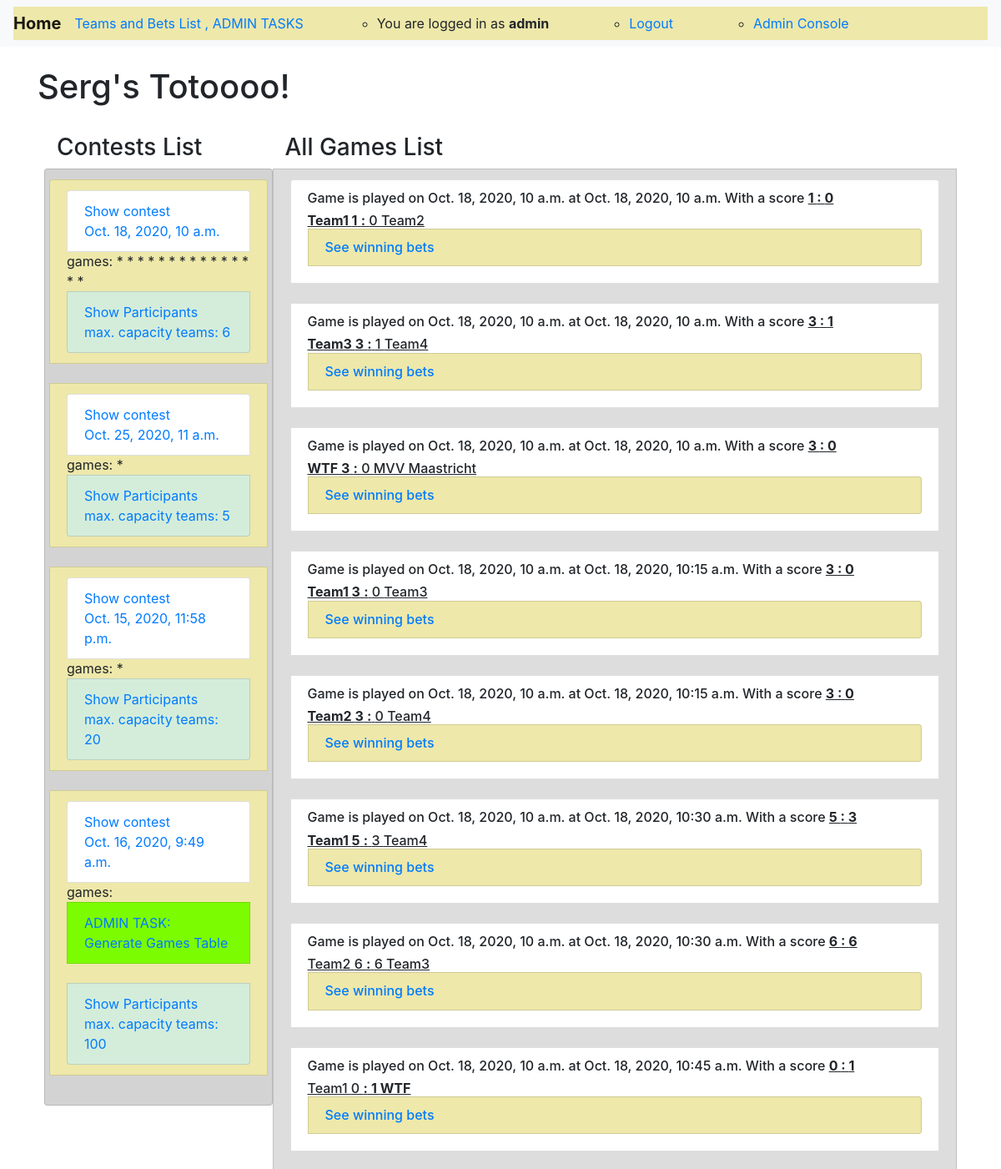
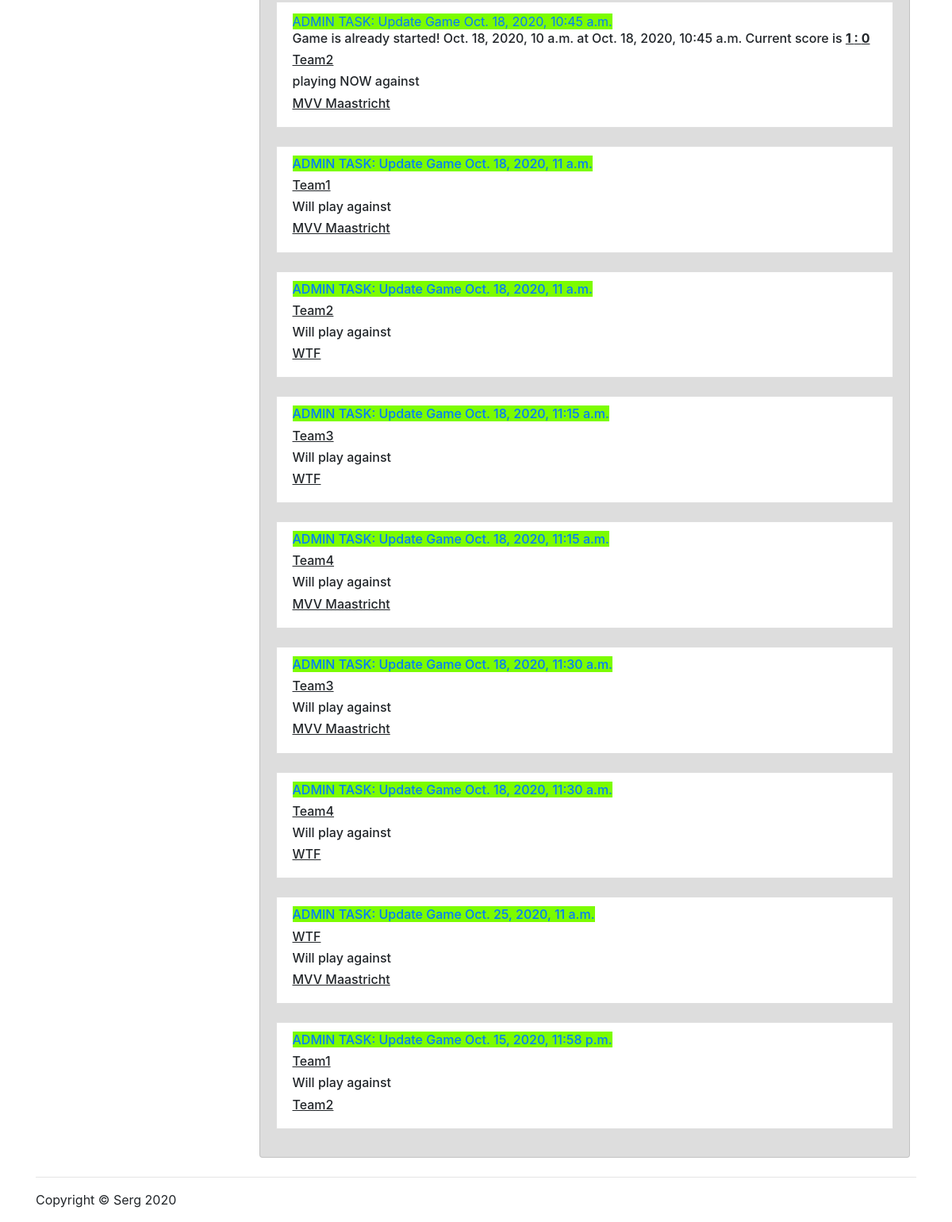
/ (signed in), run on the app's committed database (2 pictures, top to bottom).
### sergtoto/models.py (models this page shows, shortened)
class MyUser(AbstractBaseUser):
    username = models.CharField(verbose_name='username', max_length=100, unique=True, )
    email = models.EmailField()
    is_active = models.BooleanField(default=True)
    is_admin = models.BooleanField(default=False)
    is_employee = models.BooleanField(default=False)
    objects = MyUserManager()
    USERNAME_FIELD = 'username'
    REQUIRED_FIELDS = ['email']

class Contest(models.Model):
    contest_start_date = models.DateTimeField(blank=True)
    contest_started = models.BooleanField(default=False)
    contest_completed = models.BooleanField(default=False)
    slug = models.SlugField(max_length=32, unique=True, editable=True)
    game_length = models.IntegerField(default=10)
    pause_length = models.IntegerField(default=5)
    max_teams = models.IntegerField(default=20)
    games_sheduled = models.BooleanField(default=False)

class Game(models.Model):
    contest = models.ForeignKey(Contest, on_delete=models.CASCADE)
    team_a = models.ForeignKey(Team, related_name='name_a', on_delete=models.CASCADE)
    team_b = models.ForeignKey(Team, related_name='name_b', on_delete=models.CASCADE)
    score_team_a = models.IntegerField(default=0)
    score_team_b = models.IntegerField(default=0)
    game_is_started = models.BooleanField(default=False)
    game_is_played = models.BooleanField(default=False)
    slug = models.SlugField(max_length=32, unique=True, editable=True)
    game_date_time = models.DateTimeField(default=timezone.now(), blank=False)

class Team(models.Model):
    name = models.CharField(verbose_name='team_name', max_length=30, unique=True, )
    description = models.TextField()
    added_by = models.ForeignKey(MyUser, on_delete=models.CASCADE)
    slug = models.SlugField(blank=True)
    selected_for_contest = models.BooleanField(default=False, blank=True)
    def __str__(self):
        return self.name

### sergtoto/views.py (the view)
# urls.py: path('', home_view, name='home'),
def home_view(request):
    contests = Contest.objects.all()
    games = Game.objects.all()
    context = {
        'contests': contests,
        'games': games,
    }
    return render(request, 'home.html', context)

### sergtoto/templates/home.html (shortened to what this page needs)
{% extends 'base.html' %}
{% load static %}
{% load crispy_forms_tags %}
{% block content %}
    {% if user.is_authenticated %}
        <h1 class="my-4">Serg's Totoooo!</h1>
        <div class="container d-flex p-2">
            <div class="col-lg-3">
                <h3>Contests List</h3>
                <div class="list-group">
                    <div class="row list-group-item" style="background-color:lightgrey;">
                        {% for contest in contests %}
                            <div class="row list-group-item " style="background-color:palegoldenrod;">
                                <a href="{% url 'contest_games' contest.slug %}" class="list-group-item"> Show contest
                                    <br> {{ contest.contest_start_date }}
                                    <br></a>
                                games:
                                {% for game in games %}
                                    {% if game.contest_id == contest.id %}
                                        *
                                    {% endif %}
                                {% endfor %}
                                {% if user.is_admin and not contest.games_sheduled %}
                                    <a href="{% url 'games' contest.slug %}" class="list-group-item" method="post"
                                       style="background-color: lawngreen">
                                        ADMIN TASK:
                                        <br>
                                        Generate Games Table</a>
                                {% endif %}
                                <br>
                                <a href="{% url 'contest_participants' contest.slug %}" class="list-group-item"
                                   method="post" style="background-color:#d4edda">
                                    Show Participants <br> max. capacity teams: {{ contest.max_teams }}</a>
                            </div>
                            <br>
                        {% endfor %}
                    </div>
                </div>
            </div>
            <div class="col-lg-9">
                <h3>All Games List</h3>
                <div class="row list-group-item" style="background-color:#dddddd;">
                    {% for game in  games %}
                        <div class="list-group-item">
                            <div class="list-group-horizontal">
                                {% if game.game_is_played %}
                                    <h6> Game is played on {{ game.contest.contest_start_date }}
                                        at {{ game.game_date_time }}
                                        With a score
                                        <b><u>{{ game.score_team_a }} : {{ game.score_team_b }}</u></b></h6>
                                    <h6>
                                        <u>{% if game.score_team_a > game.score_team_b %}<b>{% endif %}
                                            {{ game.team_a }} {{ game.score_team_a }}</b>
                                            <b> :</b>
                                            {% if game.score_team_b > game.score_team_a %}<b>{% endif %}
                                            {{ game.score_team_b }} {{ game.team_b }}</u></b>
                                        <a href="{% url 'bets_winners' game.slug %}" class="list-group-item"
                                           method="post"
                                           style="background-color: palegoldenrod">
                                            See winning bets</a>
                                    </h6>
                                {% elif game.game_is_started %}
                                    {% if user.is_admin %}
                                        <a href="{% url 'update_game' game.slug %}" style="background-color: lawngreen">
                                            ADMIN TASK: Update Game
                                            {{ game.game_date_time }}</a>
                                    {% endif %}
                                    <h6> Game is already started! {{ game.contest.contest_start_date }}
                                        at {{ game.game_date_time }}
                                        Current score is
                                        <b><u>{{ game.score_team_a }} : {{ game.score_team_b }}</u></b></h6>
                                    <h6>
                                        <u>{{ game.team_a }}</u>
                                    </h6>
                                    <h6>playing NOW against</h6>
                                    <h6>
                                        <u>{{ game.team_b }}</u>
                                    </h6>
                                {% elif game.game_is_started is not True %}
                                    <h6>
                                        {% if user.is_admin %}
                                            <a href="{% url 'update_game' game.slug %}"
                                               style="background-color: lawngreen">
                                                ADMIN TASK: Update Game
                                                {{ game.game_date_time }}</a>
                                        {% endif %}
                                        <br>
                                    </h6>
                                    <h6>
                                        <u>{{ game.team_a }}</u>
                                    </h6>
                                    <h6>
                                        Will play against
                                    </h6>
                                    <h6>
                                        <u>{{ game.team_b }}</u>
                                    </h6>
                                {% endif %}
                            </div>
                        </div>
                        <br>
                    {% endfor %}
                </div>
            </div>
        </div>
    {% endif %}
{% endblock content %}

### sergtoto/templates/base.html (shortened to what this page needs)
{% load static %}
<!DOCTYPE html>
<html lang="en">
<head>
    <link rel="stylesheet" href="https://stackpath.bootstrapcdn.com/bootstrap/4.2.1/css/bootstrap.min.css"
>
    <link href="https://stackpath.bootstrapcdn.com/font-awesome/4.7.0/css/font-awesome.min.css" rel="stylesheet"
>
    <link rel="stylesheet"
          href="https://cdnjs.cloudflare.com/ajax/libs/tempusdominus-bootstrap-4/5.1.2/css/tempusdominus-bootstrap-4.min.css"
/>
</head>
<body>
<nav class="navbar navbar-expand-lg navbar-light bg-light">
    <div class="collapse navbar-collapse" style="background-color:palegoldenrod;">
        <div class="navbar-header">
            <a class="navbar-brand" href="/"><strong>Home</strong></a>
        </div>
        {% if user.is_authenticated %}
            <div class="caret collapse navbar-collapse">
            <ul class="nav navbar-nav">
                <li>
                    <div class="dropdown">
                        <a href="#" data-toggle="dropdown" role="button">
                            Teams and Bets List
                            {% if user.is_admin %}
                                , ADMIN TASKS
                            {% endif %}
                        </a>
                    </div>
                </li>
                <ul class="form-inline my-2 my-lg-0 m-auto">
                    <li class="ml-xl-5 mr-xl-5"><a>You are logged in as <strong> {{ user.username }}</strong></a></li>
                    <li class="ml-xl-5 mr-xl-5"><a href="{% url 'logout' %}">Logout</a></li>
                    {% if user.is_admin %}
                        <li class="ml-xl-5"><a href="{% url 'admin:index' %}">Admin Console</a></li>
                    {% endif %}
                </ul>
            </ul>
        {% endif %}
        </div>
    </div>
</nav>
<div class="container">
    {% if user.is_authenticated %}
        {% block content %}
        {% endblock content %}
    {% endif %}
</div>
<div class="container">
    <hr>
    <footer>
        <div class="row">
            <div class="col-lg-12">
                <p>Copyright &copy; Serg 2020</p>
            </div>
        </div>
    </footer>
</div>
</body>
</html>

### data on the page
MyUser: username "admin"
Contest: contest_start_date "Oct. 18, 2020, 10 a.m.", max_teams "6"
Game: contest.contest_start_date "Oct. 18, 2020, 10 a.m.", game_date_time "Oct. 18, 2020, 10 a.m.", score_team_a "1", score_team_b "0", team_a "Team1", team_b "Team2"
Game: contest.contest_start_date "Oct. 18, 2020, 10 a.m.", game_date_time "Oct. 18, 2020, 10 a.m.", score_team_a "3", score_team_b "1", team_a "Team3", team_b "Team4"
Game: contest.contest_start_date "Oct. 18, 2020, 10 a.m.", game_date_time "Oct. 18, 2020, 10 a.m.", score_team_a "3", score_team_b "0", team_a "WTF", team_b "MVV Maastricht"
Game: contest.contest_start_date "Oct. 18, 2020, 10 a.m.", game_date_time "Oct. 18, 2020, 10:15 a.m.", score_team_a "3", score_team_b "0", team_a "Team1", team_b "Team3"
Game: contest.contest_start_date "Oct. 18, 2020, 10 a.m.", game_date_time "Oct. 18, 2020, 10:15 a.m.", score_team_a "3", score_team_b "0", team_a "Team2", team_b "Team4"
Game: contest.contest_start_date "Oct. 18, 2020, 10 a.m.", game_date_time "Oct. 18, 2020, 10:30 a.m.", score_team_a "5", score_team_b "3", team_a "Team1", team_b "Team4"
Game: contest.contest_start_date "Oct. 18, 2020, 10 a.m.", game_date_time "Oct. 18, 2020, 10:30 a.m.", score_team_a "6", score_team_b "6", team_a "Team2", team_b "Team3"
Game: contest.contest_start_date "Oct. 18, 2020, 10 a.m.", game_date_time "Oct. 18, 2020, 10:45 a.m.", score_team_a "0", score_team_b "1", team_a "Team1", team_b "WTF"
Game: game_date_time "Oct. 18, 2020, 10:45 a.m.", contest.contest_start_date "Oct. 18, 2020, 10 a.m.", score_team_a "1", score_team_b "0", team_a "Team2", team_b "MVV Maastricht"
Game: game_date_time "Oct. 18, 2020, 11 a.m.", team_a "Team1", team_b "MVV Maastricht"
Game: game_date_time "Oct. 18, 2020, 11 a.m.", team_a "Team2", team_b "WTF"
Game: game_date_time "Oct. 18, 2020, 11:15 a.m.", team_a "Team3", team_b "WTF"
Game: game_date_time "Oct. 18, 2020, 11:15 a.m.", team_a "Team4", team_b "MVV Maastricht"
Game: game_date_time "Oct. 18, 2020, 11:30 a.m.", team_a "Team3", team_b "MVV Maastricht"
Game: game_date_time "Oct. 18, 2020, 11:30 a.m.", team_a "Team4", team_b "WTF"
Contest: contest_start_date "Oct. 25, 2020, 11 a.m.", max_teams "5"
Game: game_date_time "Oct. 25, 2020, 11 a.m.", team_a "WTF", team_b "MVV Maastricht"
Contest: contest_start_date "Oct. 15, 2020, 11:58 p.m.", max_teams "20"
Game: game_date_time "Oct. 15, 2020, 11:58 p.m.", team_a "Team1", team_b "Team2"
Contest: contest_start_date "Oct. 16, 2020, 9:49 a.m.", shows "ADMIN TASK:", games_sheduled "Generate Games Table", max_teams "100"
